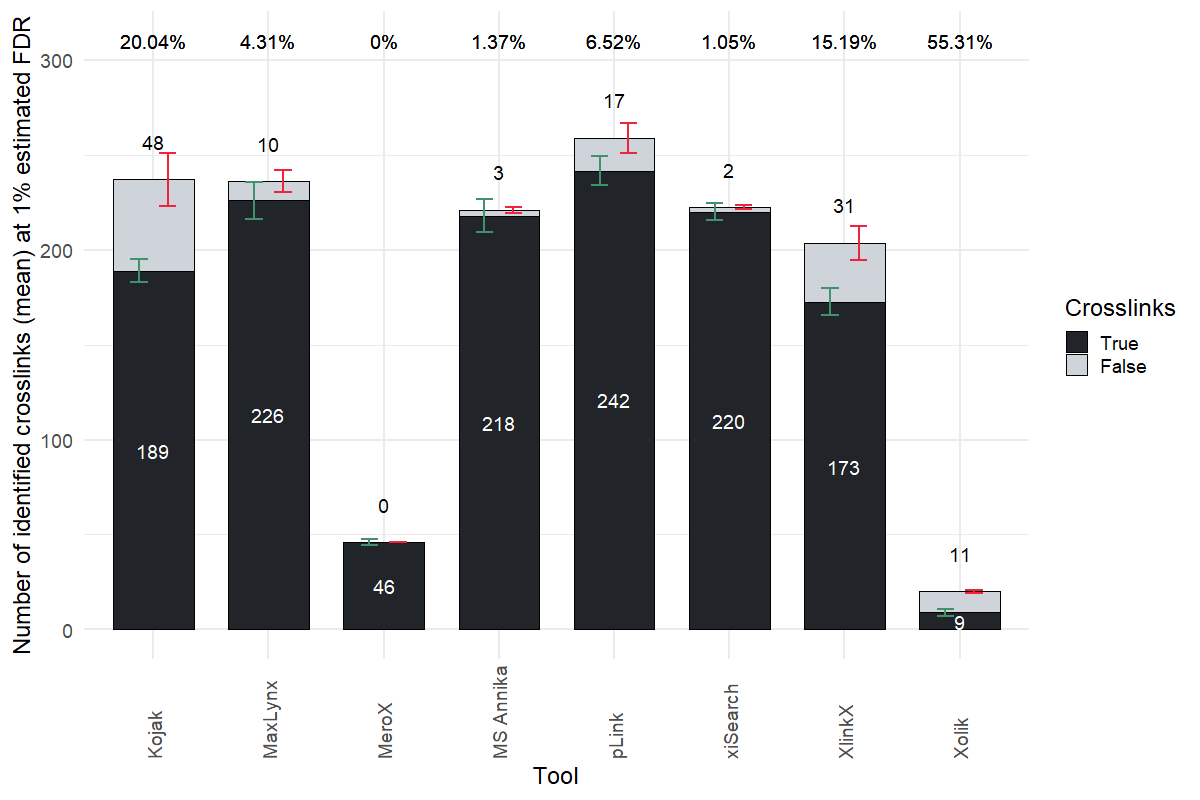

The script that drew this image:
library(tidyverse)
library(readxl)

df <- read_excel("results.xlsx")

df <- df %>% 
  mutate(errorbar_position = ifelse(Type == "True XL", meanTrue, meanTrue + meanFalse)) %>% 
  mutate(txt_position = ifelse(Type == "True XL", round(meanTrue / 2), round(meanTrue + meanFalse) + 20)) %>% 
  mutate(Type = factor(Type, levels = c("True XL", "False XL")))

# export to 1200 x 800

ggplot(df, aes(x=Tool, y=Mean, fill=Type)) +
  geom_bar(stat="identity", color="black", width = 0.7, position = position_stack(reverse = T)) +
  scale_fill_manual(values = c("#212529", "#ced4da"),
                    labels = c("True", "False")) +
  geom_errorbar(aes(x=Tool, ymin=errorbar_position-SD, ymax=errorbar_position+SD), 
                colour = rep(c("#40916c", "#ef233c"), 8), width = 0.3, stat = "identity", linewidth = 1.0,
                position = position_dodge(0.5)) +
  #ggtitle("Dataset of synthetic peptides by Beveridge et al., 2020:\nNumber of identified crosslinks per tool at 1% estimated FDR\n(3 replicates, crosslinker: DSS)") +
  xlab("Tool") +
  ylab("Number of identified crosslinks (mean) at 1% estimated FDR") +
  ylim(c(0, 310)) +
  labs(fill="Crosslinks") +
  geom_text(aes(y=txt_position, label=round(Mean, 0)), color = rep(c("white", "black"), 8), size=5.0) +
  geom_text(aes(y = 310, label = paste0(round(FDR, 2), "%")), size=5.0, angle = 0, hjust = 0.5) +
  theme_minimal(base_size = 18) +
  theme(axis.text.x = element_text(angle = 90, hjust = 0, vjust = 0.5)) +
  guides(fill = guide_legend(ncol = 1, label.position = "right"))
